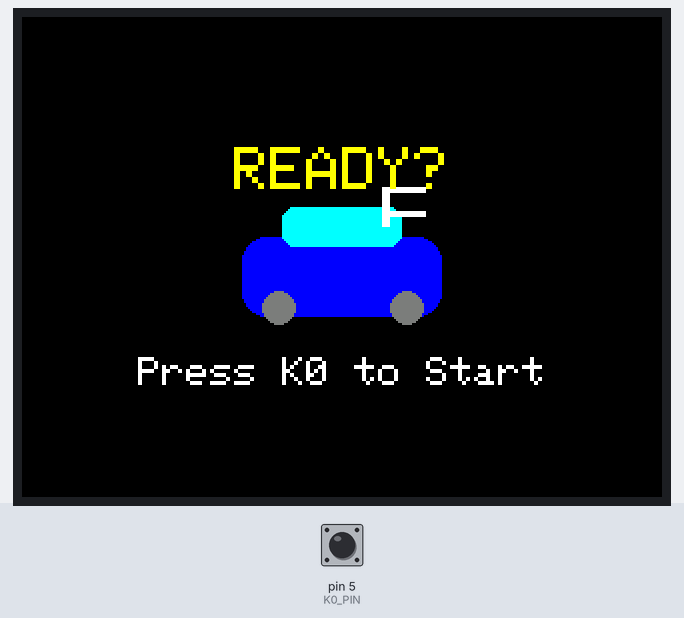
Bench run of a sketch on a simulated Arduino Mega 2560, built with avr-gcc and run on an emulated ATmega2560. On the bench: 320×240 colour display. The inputs (shaded band) are chosen by the test bench; at power-on: pin 5 (K0_PIN) HIGH.

Above: at 1.3 s.
1.4 s: pin 5 (K0_PIN) pulled LOW for 0.15 s
At 2.3 s:
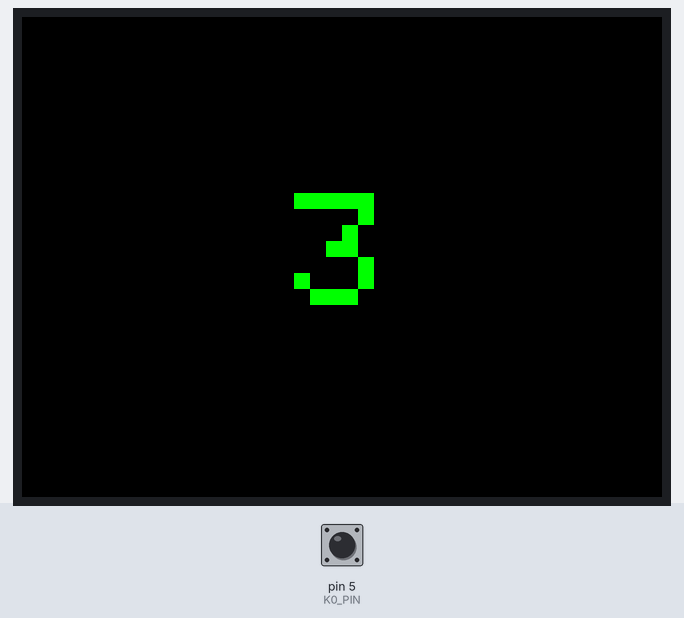
At 5.3 s:
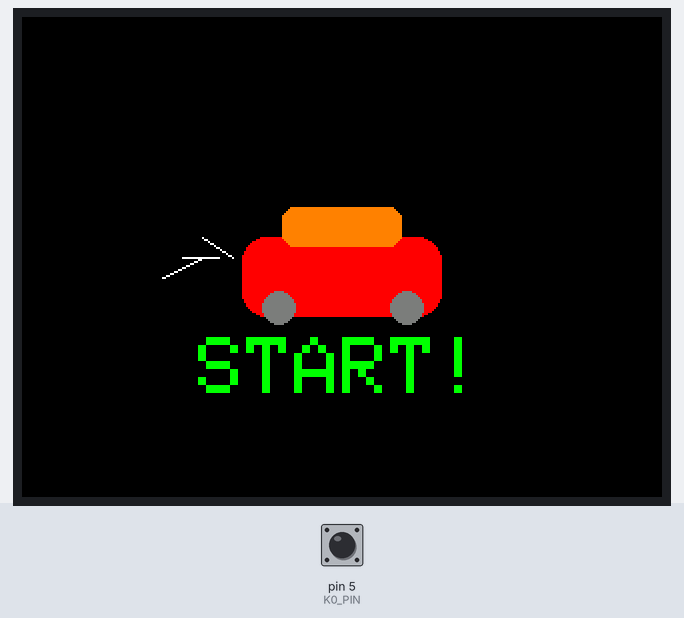
Timing chart, 0 to 6.8 s (numbered marks = the images above; inputs shaded):
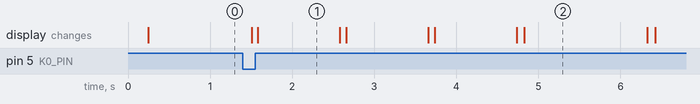

Measured:
- after the input at 1.4 s, the display: first changes after 0.11 s (image 1 shows a later state)
- what the display in image 1 shows lasts 1.0 s, from 1.6 s to 2.6 s

The sketch:

TFT_carcar_2.ino
```cpp
#include <SPI.h>
#include <Adafruit_GFX.h>
#include <Adafruit_ST7789.h>

#define TFT_MOSI  23
#define TFT_SCLK  18
#define TFT_CS    15
#define TFT_DC    2
#define TFT_RST   4

#define DARKGREY 0x7BEF  // Custom RGB565 color: dark grey

#define K0_PIN 5  // CHANGE THIS to your real K0 pin!

Adafruit_ST7789 tft = Adafruit_ST7789(TFT_CS, TFT_DC, TFT_RST);

#define CENTER_X 160
#define CENTER_Y 120

// --- Draw car with flag for ready state ---
void drawReadyLogo() {
  tft.fillScreen(ST77XX_BLACK);

  // Car body (centered)
  tft.fillRoundRect(CENTER_X - 50, CENTER_Y - 10, 100, 40, 12, ST77XX_BLUE);
  // Roof
  tft.fillRoundRect(CENTER_X - 30, CENTER_Y - 25, 60, 20, 6, ST77XX_CYAN);
  // Wheels
  tft.fillCircle(CENTER_X - 32, CENTER_Y + 25, 8, DARKGREY);
  tft.fillCircle(CENTER_X + 32, CENTER_Y + 25, 8, DARKGREY);

  // Fancy "ready" flag (like a race flag)
  tft.fillRect(CENTER_X + 20, CENTER_Y - 35, 4, 20, ST77XX_WHITE); // flag pole
  for (int i = 0; i < 3; i++) {
    tft.fillRect(CENTER_X + 24, CENTER_Y - 35 + i * 6, 18, 3, (i % 2 == 0) ? ST77XX_WHITE : ST77XX_BLACK);
  }

  // READY? text
  tft.setTextColor(ST77XX_YELLOW);
  tft.setTextSize(3);
  int16_t x1, y1; uint16_t w, h;
  tft.getTextBounds("READY?", 0, 0, &x1, &y1, &w, &h);
  tft.setCursor(CENTER_X - w/2, CENTER_Y - 55);
  tft.print("READY?");

  // Press button message
  tft.setTextColor(ST77XX_WHITE);
  tft.setTextSize(2);
  tft.getTextBounds("Press K0 to Start", 0, 0, &x1, &y1, &w, &h);
  tft.setCursor(CENTER_X - w/2, CENTER_Y + 50);
  tft.print("Press K0 to Start");
}

// --- Draw countdown number ---
void drawCountdown(int n) {
  tft.fillScreen(ST77XX_BLACK);

  tft.setTextColor(ST77XX_GREEN);
  tft.setTextSize(8);
  int16_t x1, y1;
  uint16_t w, h;
  char buf[2];
  sprintf(buf, "%d", n);
  tft.getTextBounds(buf, 0, 0, &x1, &y1, &w, &h);
  tft.setCursor(CENTER_X - w/2, CENTER_Y - h/2);
  tft.print(buf);
}

// --- Draw START! scenario logo ---
void drawStartLogo() {
  tft.fillScreen(ST77XX_BLACK);

  // Car body (centered, "speed lines" at back)
  for (int i = 0; i < 3; i++) {
    tft.drawLine(CENTER_X - 55 - i*7, CENTER_Y, CENTER_X - 70 - i*10, CENTER_Y - 10 + i*10, ST77XX_WHITE);
  }
  tft.fillRoundRect(CENTER_X - 50, CENTER_Y - 10, 100, 40, 12, ST77XX_RED);
  tft.fillRoundRect(CENTER_X - 30, CENTER_Y - 25, 60, 20, 6, ST77XX_ORANGE);
  tft.fillCircle(CENTER_X - 32, CENTER_Y + 25, 8, DARKGREY);
  tft.fillCircle(CENTER_X + 32, CENTER_Y + 25, 8, DARKGREY);

  // Big "START!" text
  tft.setTextColor(ST77XX_GREEN);
  tft.setTextSize(4);
  int16_t x1, y1; uint16_t w, h;
  tft.getTextBounds("START!", 0, 0, &x1, &y1, &w, &h);
  tft.setCursor(CENTER_X - w/2, CENTER_Y + 40);
  tft.print("START!");
}

void setup() {
  tft.init(240, 320, SPI_MODE2);
  tft.setRotation(3); // Landscape

  pinMode(K0_PIN, INPUT_PULLUP); // Button default HIGH, pressed LOW
}

void loop() {
  // --- READY STATE ---
  drawReadyLogo();
  // Wait for K0 press
  while (digitalRead(K0_PIN) == HIGH) {
    delay(10);
  }
  delay(100); // debounce

  // --- COUNTDOWN ---
  for (int i = 3; i >= 1; i--) {
    drawCountdown(i);
    delay(1000);
  }

  // --- START STATE ---
  drawStartLogo();
  delay(1500);

  // --- AUTONOMOUS CODE PLACEHOLDER ---
  // Replace this loop with your autonomous/human-follow code
  while (1) {
    // Draw the start logo forever (or you can transition to your next code)
    drawStartLogo();
    delay(500);
  }
}
```
